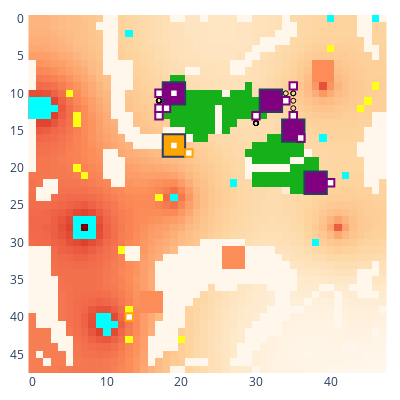

Source (notebook cell):
### Code cell
# Run a few steps into game
update_logging_level(logging.DEBUG)
myenv.run_to_step(1)
myenv.show()

### Figure 1 — Plotly figure (JSON) as saved in the notebook; plotly's stock layout.template omitted (floating-point values rounded to 4 significant figures; data arrays with more than 128 entries replaced by an {"elided": "..."} marker saying what was removed)
{"data": [{"colorscale": [[0, "rgb(255,247,236)"], [0.125, "rgb(254,232,200)"], [0.25, "rgb(253,212,158)"], [0.375, "rgb(253,187,132)"], [0.5, "rgb(252,141,89)"], [0.625, "rgb(239,101,72)"], [0.75, "rgb(215,48,31)"], [0.875, "rgb(179,0,0)"], [1, "rgb(127,0,0)"]], "name": "Rubble", "showscale": false, "type": "heatmap", "uid": "151_Rubble", "z": {"elided": "48x48 int values"}}, {"colorscale": [[0, "#00ffff"], [1, "#00ffff"]], "hoverinfo": "skip", "name": "Ice", "showscale": false, "type": "heatmap", "uid": "151_Ice", "z": {"elided": "48x48 int values"}}, {"colorscale": [[0, "#ffff14"], [1, "#ffff14"]], "hoverinfo": "skip", "name": "Ore", "showscale": false, "type": "heatmap", "uid": "151_Ore", "z": {"elided": "48x48 int values"}}, {"colorscale": [[0, "#15b01a"], [1, "#15b01a"]], "hoverinfo": "skip", "name": "Lichen", "showscale": false, "type": "heatmap", "uid": "151_Lichen", "z": {"elided": "48x48 int values"}}, {"customdata": [["factory_0", "player_0", 2108, 0, 4, 202, 20]], "hovertemplate": "%{customdata[0]} %{customdata[1]}<br>Power: %{customdata[2]}<br>Ice: %{customdata[3]}<br>Ore: %{customdata[4]}<br>Water: %{customdata[5]}<br>Metal: %{customdata[6]}<br><extra></extra>", "name": "factory_0", "showscale": false, "type": "heatmap", "uid": "151_factory_0", "x": [32], "y": [11], "z": [0]}, {"customdata": [["factory_2", "player_0", 2213, 0, 0, 166, 10]], "hovertemplate": "%{customdata[0]} %{customdata[1]}<br>Power: %{customdata[2]}<br>Ice: %{customdata[3]}<br>Ore: %{customdata[4]}<br>Water: %{customdata[5]}<br>Metal: %{customdata[6]}<br><extra></extra>", "name": "factory_2", "showscale": false, "type": "heatmap", "uid": "151_factory_2", "x": [19], "y": [10], "z": [2]}, {"customdata": [["factory_4", "player_0", 2069, 0, 0, 210, 0]], "hovertemplate": "%{customdata[0]} %{customdata[1]}<br>Power: %{customdata[2]}<br>Ice: %{customdata[3]}<br>Ore: %{customdata[4]}<br>Water: %{customdata[5]}<br>Metal: %{customdata[6]}<br><extra></extra>", "name": "factory_4", "showscale": false, "type": "heatmap", "uid": "151_factory_4", "x": [38], "y": [22], "z": [4]}, {"customdata": [["factory_6", "player_0", 2628, 0, 3, 157, 1]], "hovertemplate": "%{customdata[0]} %{customdata[1]}<br>Power: %{customdata[2]}<br>Ice: %{customdata[3]}<br>Ore: %{customdata[4]}<br>Water: %{customdata[5]}<br>Metal: %{customdata[6]}<br><extra></extra>", "name": "factory_6", "showscale": false, "type": "heatmap", "uid": "151_factory_6", "x": [35], "y": [15], "z": [6]}, {"customdata": [["factory_1", "player_1", 8050, 0, 0, 9, 50]], "hovertemplate": "%{customdata[0]} %{customdata[1]}<br>Power: %{customdata[2]}<br>Ice: %{customdata[3]}<br>Ore: %{customdata[4]}<br>Water: %{customdata[5]}<br>Metal: %{customdata[6]}<br><extra></extra>", "name": "factory_1", "showscale": false, "type": "heatmap", "uid": "151_factory_1", "x": [19], "y": [17], "z": [1]}, {"customdata": [["unit_8", "player_0", "HEAVY", [34, 11], 601, 560, 0, 0, 0]], "hovertemplate": "%{customdata[0]} %{customdata[1]}<br>Type: %{customdata[2]}<br>Pos: %{customdata[3]}<br>Power: %{customdata[4]}<br>Ice: %{customdata[5]}<br>Ore: %{customdata[6]}<br>Water: %{customdata[7]}<br>Metal: %{customdata[8]}<br><extra></extra>", "name": "unit_8", "showscale": false, "type": "heatmap", "uid": "151_unit_8", "x": [34], "y": [11], "z": [8]}, {"hoverinfo": "skip", "marker": {"color": "black", "size": 5, "symbol": "circle-open"}, "mode": "markers", "name": "path", "showlegend": false, "type": "scatter", "uid": "151_path", "x": [34, 34, 34, 34, 34, 34, 34, 34, 33, 33], "y": [11, 11, 11, 11, 11, 11, 11, 11, 11, 11]}, {"customdata": [["unit_9", "player_0", "HEAVY", [17, 10], 1570, 480, 0, 0, 0]], "hovertemplate": "%{customdata[0]} %{customdata[1]}<br>Type: %{customdata[2]}<br>Pos: %{customdata[3]}<br>Power: %{customdata[4]}<br>Ice: %{customdata[5]}<br>Ore: %{customdata[6]}<br>Water: %{customdata[7]}<br>Metal: %{customdata[8]}<br><extra></extra>", "name": "unit_9", "showscale": false, "type": "heatmap", "uid": "151_unit_9", "x": [17], "y": [10], "z": [9]}, {"hoverinfo": "skip", "marker": {"color": "black", "size": 5, "symbol": "circle-open"}, "mode": "markers", "name": "path", "showlegend": false, "type": "scatter", "uid": "151_path", "x": [17, 17, 17, 17, 17, 17, 17, 17, 17, 17, 17, 17, 17, 17, 17, 17, 17, 17, 17], "y": [10, 10, 10, 10, 10, 10, 10, 10, 10, 10, 10, 10, 10, 10, 10, 10, 10, 10, 10]}, {"customdata": [["unit_10", "player_0", "HEAVY", [40, 22], 717, 580, 0, 0, 0]], "hovertemplate": "%{customdata[0]} %{customdata[1]}<br>Type: %{customdata[2]}<br>Pos: %{customdata[3]}<br>Power: %{customdata[4]}<br>Ice: %{customdata[5]}<br>Ore: %{customdata[6]}<br>Water: %{customdata[7]}<br>Metal: %{customdata[8]}<br><extra></extra>", "name": "unit_10", "showscale": false, "type": "heatmap", "uid": "151_unit_10", "x": [40], "y": [22], "z": [10]}, {"hoverinfo": "skip", "marker": {"color": "black", "size": 5, "symbol": "circle-open"}, "mode": "markers", "name": "path", "showlegend": false, "type": "scatter", "uid": "151_path", "x": [40, 40, 40, 40, 40, 40, 40, 40, 40, 39, 39], "y": [22, 22, 22, 22, 22, 22, 22, 22, 22, 22, 22]}, {"customdata": [["unit_11", "player_0", "HEAVY", [35, 13], 308, 700, 0, 0, 0]], "hovertemplate": "%{customdata[0]} %{customdata[1]}<br>Type: %{customdata[2]}<br>Pos: %{customdata[3]}<br>Power: %{customdata[4]}<br>Ice: %{customdata[5]}<br>Ore: %{customdata[6]}<br>Water: %{customdata[7]}<br>Metal: %{customdata[8]}<br><extra></extra>", "name": "unit_11", "showscale": false, "type": "heatmap", "uid": "151_unit_11", "x": [35], "y": [13], "z": [11]}, {"hoverinfo": "skip", "marker": {"color": "black", "size": 5, "symbol": "circle-open"}, "mode": "markers", "name": "path", "showlegend": false, "type": "scatter", "uid": "151_path", "x": [35, 35, 35, 35], "y": [13, 13, 14, 14]}, {"customdata": [["unit_16", "player_0", "LIGHT", [17, 13], 2, 0, 16, 0, 0]], "hovertemplate": "%{customdata[0]} %{customdata[1]}<br>Type: %{customdata[2]}<br>Pos: %{customdata[3]}<br>Power: %{customdata[4]}<br>Ice: %{customdata[5]}<br>Ore: %{customdata[6]}<br>Water: %{customdata[7]}<br>Metal: %{customdata[8]}<br><extra></extra>", "name": "unit_16", "showscale": false, "type": "heatmap", "uid": "151_unit_16", "x": [17], "y": [13], "z": [16]}, {"hoverinfo": "skip", "marker": {"color": "black", "size": 5, "symbol": "circle-open"}, "mode": "markers", "name": "path", "showlegend": false, "type": "scatter", "uid": "151_path", "x": [17, 17, 17, 17, 17, 17, 18, 18], "y": [13, 13, 13, 13, 12, 11, 11, 11]}, {"customdata": [["unit_25", "player_0", "LIGHT", [18, 12], 148, 0, 0, 0, 0]], "hovertemplate": "%{customdata[0]} %{customdata[1]}<br>Type: %{customdata[2]}<br>Pos: %{customdata[3]}<br>Power: %{customdata[4]}<br>Ice: %{customdata[5]}<br>Ore: %{customdata[6]}<br>Water: %{customdata[7]}<br>Metal: %{customdata[8]}<br><extra></extra>", "name": "unit_25", "showscale": false, "type": "heatmap", "uid": "151_unit_25", "x": [18], "y": [12], "z": [25]}, {"hoverinfo": "skip", "marker": {"color": "black", "size": 5, "symbol": "circle-open"}, "mode": "markers", "name": "path", "showlegend": false, "type": "scatter", "uid": "151_path", "x": [18, 18], "y": [12, 11]}, {"customdata": [["unit_29", "player_0", "LIGHT", [36, 16], 144, 0, 0, 0, 0]], "hovertemplate": "%{customdata[0]} %{customdata[1]}<br>Type: %{customdata[2]}<br>Pos: %{customdata[3]}<br>Power: %{customdata[4]}<br>Ice: %{customdata[5]}<br>Ore: %{customdata[6]}<br>Water: %{customdata[7]}<br>Metal: %{customdata[8]}<br><extra></extra>", "name": "unit_29", "showscale": false, "type": "heatmap", "uid": "151_unit_29", "x": [36], "y": [16], "z": [29]}, {"hoverinfo": "skip", "marker": {"color": "black", "size": 5, "symbol": "circle-open"}, "mode": "markers", "name": "path", "showlegend": false, "type": "scatter", "uid": "151_path", "x": [36, 36, 35, 35, 35, 35, 35, 35, 35, 35, 35, 35, 35, 35, 35, 35, 35, 35, 35], "y": [15, 14, 14, 13, 12, 11, 10, 9, 9, 9, 9, 9, 9, 9, 9, 9, 9, 9, 9]}, {"customdata": [["unit_30", "player_0", "LIGHT", [35, 9], 20, 0, 52, 0, 0]], "hovertemplate": "%{customdata[0]} %{customdata[1]}<br>Type: %{customdata[2]}<br>Pos: %{customdata[3]}<br>Power: %{customdata[4]}<br>Ice: %{customdata[5]}<br>Ore: %{customdata[6]}<br>Water: %{customdata[7]}<br>Metal: %{customdata[8]}<br><extra></extra>", "name": "unit_30", "showscale": false, "type": "heatmap", "uid": "151_unit_30", "x": [35], "y": [9], "z": [30]}, {"hoverinfo": "skip", "marker": {"color": "black", "size": 5, "symbol": "circle-open"}, "mode": "markers", "name": "path", "showlegend": false, "type": "scatter", "uid": "151_path", "x": [35, 34, 33, 33], "y": [10, 10, 10, 10]}, {"customdata": [["unit_31", "player_0", "LIGHT", [30, 13], 5, 0, 0, 0, 0]], "hovertemplate": "%{customdata[0]} %{customdata[1]}<br>Type: %{customdata[2]}<br>Pos: %{customdata[3]}<br>Power: %{customdata[4]}<br>Ice: %{customdata[5]}<br>Ore: %{customdata[6]}<br>Water: %{customdata[7]}<br>Metal: %{customdata[8]}<br><extra></extra>", "name": "unit_31", "showscale": false, "type": "heatmap", "uid": "151_unit_31", "x": [30], "y": [13], "z": [31]}, {"hoverinfo": "skip", "marker": {"color": "black", "size": 5, "symbol": "circle-open"}, "mode": "markers", "name": "path", "showlegend": false, "type": "scatter", "uid": "151_path", "x": [30, 30, 30, 30, 30, 30, 30, 30, 30, 30, 30, 30, 30, 30, 30, 30, 30, 30, 30], "y": [13, 13, 13, 13, 13, 13, 13, 13, 13, 13, 14, 14, 14, 14, 14, 14, 14, 14, 13]}, {"customdata": [["unit_32", "player_0", "LIGHT", [17, 12], 75, 0, 0, 0, 0]], "hovertemplate": "%{customdata[0]} %{customdata[1]}<br>Type: %{customdata[2]}<br>Pos: %{customdata[3]}<br>Power: %{customdata[4]}<br>Ice: %{customdata[5]}<br>Ore: %{customdata[6]}<br>Water: %{customdata[7]}<br>Metal: %{customdata[8]}<br><extra></extra>", "name": "unit_32", "showscale": false, "type": "heatmap", "uid": "151_unit_32", "x": [17], "y": [12], "z": [32]}, {"hoverinfo": "skip", "marker": {"color": "black", "size": 5, "symbol": "circle-open"}, "mode": "markers", "name": "path", "showlegend": false, "type": "scatter", "uid": "151_path", "x": [17, 17, 17, 17, 17, 17, 17, 17, 17, 17, 17, 17, 17, 17, 18], "y": [12, 11, 11, 11, 11, 11, 11, 11, 11, 11, 11, 11, 11, 11, 11]}, {"customdata": [["unit_33", "player_0", "LIGHT", [19, 10], 150, 0, 0, 0, 0]], "hovertemplate": "%{customdata[0]} %{customdata[1]}<br>Type: %{customdata[2]}<br>Pos: %{customdata[3]}<br>Power: %{customdata[4]}<br>Ice: %{customdata[5]}<br>Ore: %{customdata[6]}<br>Water: %{customdata[7]}<br>Metal: %{customdata[8]}<br><extra></extra>", "name": "unit_33", "showscale": false, "type": "heatmap", "uid": "151_unit_33", "x": [19], "y": [10], "z": [33]}, {"customdata": [["unit_12", "player_1", "HEAVY", [19, 17], 21, 0, 0, 0, 0]], "hovertemplate": "%{customdata[0]} %{customdata[1]}<br>Type: %{customdata[2]}<br>Pos: %{customdata[3]}<br>Power: %{customdata[4]}<br>Ice: %{customdata[5]}<br>Ore: %{customdata[6]}<br>Water: %{customdata[7]}<br>Metal: %{customdata[8]}<br><extra></extra>", "name": "unit_12", "showscale": false, "type": "heatmap", "uid": "151_unit_12", "x": [19], "y": [17], "z": [12]}, {"customdata": [["unit_13", "player_1", "HEAVY", [13, 40], 74, 40, 0, 0, 0]], "hovertemplate": "%{customdata[0]} %{customdata[1]}<br>Type: %{customdata[2]}<br>Pos: %{customdata[3]}<br>Power: %{customdata[4]}<br>Ice: %{customdata[5]}<br>Ore: %{customdata[6]}<br>Water: %{customdata[7]}<br>Metal: %{customdata[8]}<br><extra></extra>", "name": "unit_13", "showscale": false, "type": "heatmap", "uid": "151_unit_13", "x": [13], "y": [40], "z": [13]}, {"customdata": [["unit_15", "player_1", "HEAVY", [21, 18], 32, 40, 0, 0, 0]], "hovertemplate": "%{customdata[0]} %{customdata[1]}<br>Type: %{customdata[2]}<br>Pos: %{customdata[3]}<br>Power: %{customdata[4]}<br>Ice: %{customdata[5]}<br>Ore: %{customdata[6]}<br>Water: %{customdata[7]}<br>Metal: %{customdata[8]}<br><extra></extra>", "name": "unit_15", "showscale": false, "type": "heatmap", "uid": "151_unit_15", "x": [21], "y": [18], "z": [15]}], "layout": {"coloraxis": {"showscale": false}, "height": 400, "margin": {"b": 10, "l": 10, "r": 10, "t": 10}, "plot_bgcolor": "rgba(0, 0, 0, 0)", "shapes": [{"fillcolor": "purple", "name": "factory_0", "type": "rect", "x0": 30.5, "x1": 33.5, "y0": 9.5, "y1": 12.5}, {"fillcolor": "purple", "name": "factory_2", "type": "rect", "x0": 17.5, "x1": 20.5, "y0": 8.5, "y1": 11.5}, {"fillcolor": "purple", "name": "factory_4", "type": "rect", "x0": 36.5, "x1": 39.5, "y0": 20.5, "y1": 23.5}, {"fillcolor": "purple", "name": "factory_6", "type": "rect", "x0": 33.5, "x1": 36.5, "y0": 13.5, "y1": 16.5}, {"fillcolor": "orange", "name": "factory_1", "type": "rect", "x0": 17.5, "x1": 20.5, "y0": 15.5, "y1": 18.5}, {"fillcolor": "white", "line": {"color": "purple"}, "name": "unit_8", "type": "rect", "x0": 33.5, "x1": 34.5, "y0": 10.5, "y1": 11.5}, {"fillcolor": "white", "line": {"color": "purple"}, "name": "unit_9", "type": "rect", "x0": 16.5, "x1": 17.5, "y0": 9.5, "y1": 10.5}, {"fillcolor": "white", "line": {"color": "purple"}, "name": "unit_10", "type": "rect", "x0": 39.5, "x1": 40.5, "y0": 21.5, "y1": 22.5}, {"fillcolor": "white", "line": {"color": "purple"}, "name": "unit_11", "type": "rect", "x0": 34.5, "x1": 35.5, "y0": 12.5, "y1": 13.5}, {"fillcolor": "white", "line": {"color": "purple"}, "name": "unit_16", "type": "rect", "x0": 16.5, "x1": 17.5, "y0": 12.5, "y1": 13.5}, {"fillcolor": "white", "line": {"color": "purple"}, "name": "unit_25", "type": "rect", "x0": 17.5, "x1": 18.5, "y0": 11.5, "y1": 12.5}, {"fillcolor": "white", "line": {"color": "purple"}, "name": "unit_29", "type": "rect", "x0": 35.5, "x1": 36.5, "y0": 15.5, "y1": 16.5}, {"fillcolor": "white", "line": {"color": "purple"}, "name": "unit_30", "type": "rect", "x0": 34.5, "x1": 35.5, "y0": 8.5, "y1": 9.5}, {"fillcolor": "white", "line": {"color": "purple"}, "name": "unit_31", "type": "rect", "x0": 29.5, "x1": 30.5, "y0": 12.5, "y1": 13.5}, {"fillcolor": "white", "line": {"color": "purple"}, "name": "unit_32", "type": "rect", "x0": 16.5, "x1": 17.5, "y0": 11.5, "y1": 12.5}, {"fillcolor": "white", "line": {"color": "purple"}, "name": "unit_33", "type": "rect", "x0": 18.5, "x1": 19.5, "y0": 9.5, "y1": 10.5}, {"fillcolor": "white", "line": {"color": "orange"}, "name": "unit_12", "type": "rect", "x0": 18.5, "x1": 19.5, "y0": 16.5, "y1": 17.5}, {"fillcolor": "white", "line": {"color": "orange"}, "name": "unit_13", "type": "rect", "x0": 12.5, "x1": 13.5, "y0": 39.5, "y1": 40.5}, {"fillcolor": "white", "line": {"color": "orange"}, "name": "unit_15", "type": "rect", "x0": 20.5, "x1": 21.5, "y0": 17.5, "y1": 18.5}], "width": 400, "xaxis": {"autorange": true, "domain": [0, 1], "range": [-0.7667, 47.77], "type": "linear"}, "yaxis": {"autorange": true, "domain": [0, 1], "range": [47.5, -0.5], "scaleanchor": "x", "type": "linear"}}}
